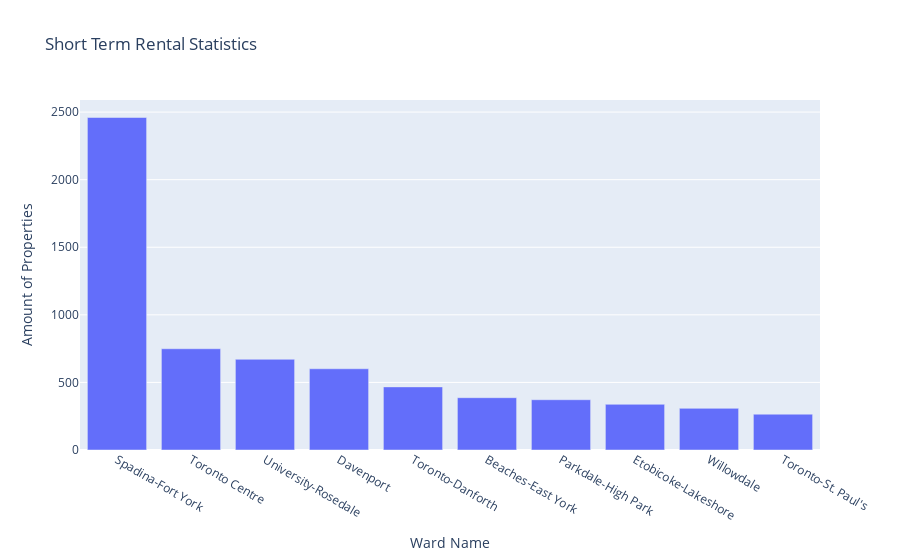

Notebook cell for this chart:
### Markdown cell above
## Visualization Using Plotly

### Code cell
# Make figure
graph = go.Figure()

# Select Plot type (bar) and data
graph.add_trace(go.Bar(x=x1, y=y1))

# Layout update to include titles
graph.update_layout(
title="Short Term Rental Statistics",
xaxis_title="Ward Name",
yaxis_title="Amount of Properties")

### Figure 1 — Plotly figure (JSON) as saved in the notebook; plotly's stock layout.template omitted (floating-point values rounded to 4 significant figures)
{"data": [{"type": "bar", "x": ["Spadina-Fort York", "Toronto Centre", "University-Rosedale", "Davenport", "Toronto-Danforth", "Beaches-East York", "Parkdale-High Park", "Etobicoke-Lakeshore", "Willowdale", "Toronto-St. Paul's"], "y": [2460, 749, 671, 601, 467, 387, 372, 338, 308, 265]}], "layout": {"title": {"text": "Short Term Rental Statistics"}, "xaxis": {"title": {"text": "Ward Name"}}, "yaxis": {"title": {"text": "Amount of Properties"}}}}
